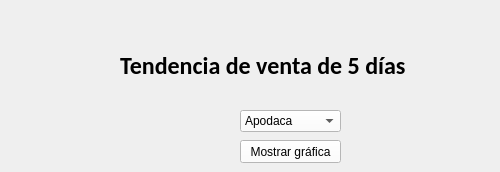
      <widget class="QWidget" name="tab_6">
       <property name="styleSheet">
        <string notr="true">alternate-background-color: rgb(255, 255, 255);</string>
       </property>
       <attribute name="title">
        <string>Gráfica de linea y dispersión</string>
       </attribute>
       <widget class="QComboBox" name="combo_grafica_barra_almacen_elegido_2">
        <property name="geometry">
         <rect>
          <x>240</x>
          <y>110</y>
          <width>101</width>
          <height>22</height>
         </rect>
        </property>
        <property name="styleSheet">
         <string notr="true">background-color: rgb(255, 255, 255);</string>
        </property>
        <item>
         <property name="text">
          <string>Apodaca</string>
         </property>
        </item>
        <item>
         <property name="text">
          <string>Escobedo</string>
         </property>
        </item>
       </widget>
       <widget class="QPushButton" name="boton_most_tend">
        <property name="geometry">
         <rect>
          <x>240</x>
          <y>140</y>
          <width>101</width>
          <height>23</height>
         </rect>
        </property>
        <property name="styleSheet">
         <string notr="true">background-color: rgb(255, 255, 255);</string>
        </property>
        <property name="text">
         <string>Mostrar gráfica</string>
        </property>
       </widget>
       <widget class="QLabel" name="nombre_cte_gest_sald_28">
        <property name="enabled">
         <bool>true</bool>
        </property>
        <property name="geometry">
         <rect>
          <x>120</x>
          <y>50</y>
          <width>371</width>
          <height>31</height>
         </rect>
        </property>
        <property name="font">
         <font>
          <family>Calibri</family>
          <pointsize>18</pointsize>
          <weight>75</weight>
          <bold>true</bold>
         </font>
        </property>
        <property name="text">
         <string>Tendencia de venta de 5 días</string>
        </property>
       </widget>
      </widget>
